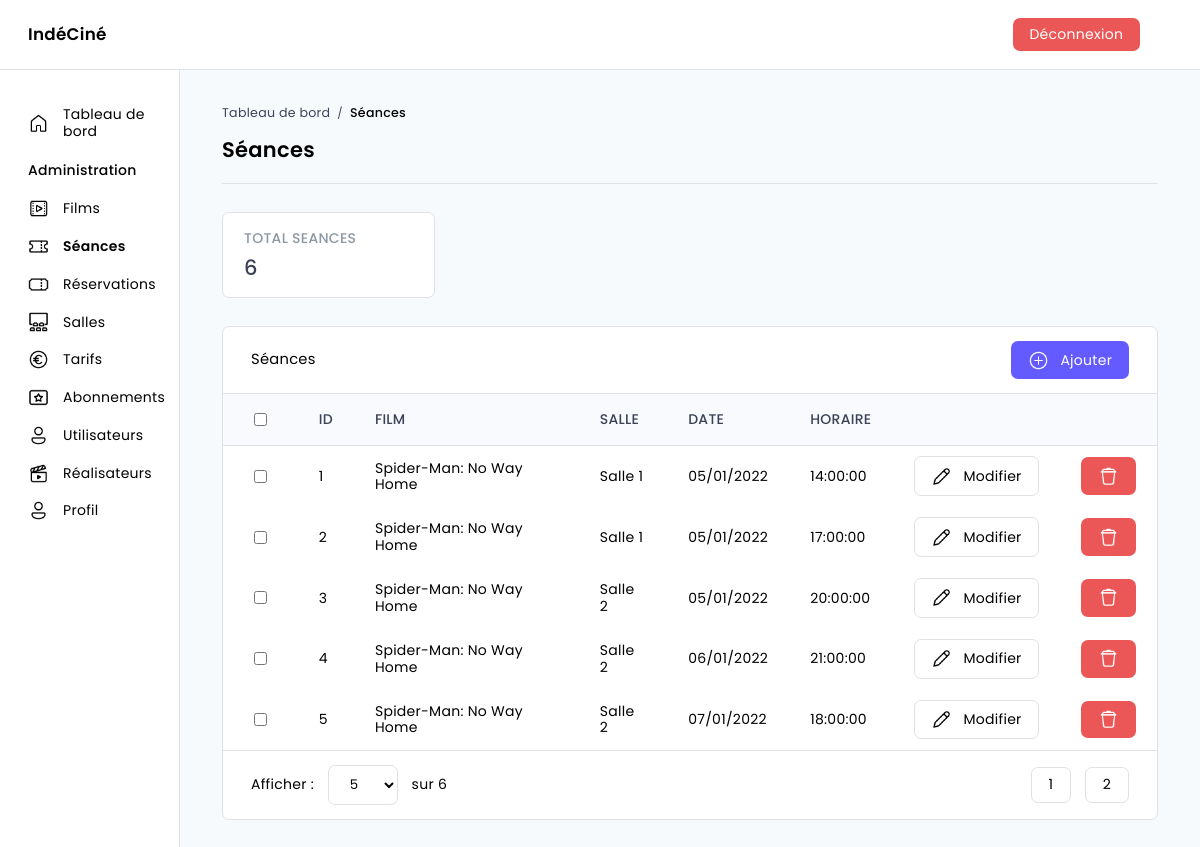
Screenshot of /dashboard/screenings (signed in) with the database file from the repository.
### tables this page shows
CREATE TABLE IF NOT EXISTS `screenings` (
  `screeningId` int(11) NOT NULL AUTO_INCREMENT,
  `movie_id` int(11) NOT NULL,
  `movieRoom_id` int(11) NOT NULL,
  `screeningDate` date NOT NULL,
  `screeningTime` time NOT NULL,
  PRIMARY KEY (`screeningId`),
  KEY `movie_id` (`movie_id`),
  KEY `movieRoom_id` (`movieRoom_id`)
);

CREATE TABLE IF NOT EXISTS `movies` (
  `movieId` int(11) NOT NULL AUTO_INCREMENT,
  `movieTitle` varchar(255) NOT NULL,
  `moviePoster` varchar(255) NOT NULL,
  `movieReleaseDate` date NOT NULL,
  `director_id` int(11) NOT NULL,
  `movieSynopsis` text NOT NULL,
  `movieDuration` smallint(6) NOT NULL,
  `movieFirstScreeningDate` date NOT NULL,
  `movieLastScreeningDate` date NOT NULL,
  `movieClassification` enum('non-classe','tous-publics','moins-12','moins-16','moins-18','moins-18-x') NOT NULL DEFAULT 'non-classe',
  PRIMARY KEY (`movieId`),
  KEY `director_id` (`director_id`)
);

CREATE TABLE IF NOT EXISTS `moviesRooms` (
  `movieRoomId` int(11) NOT NULL AUTO_INCREMENT,
  `movieRoomName` varchar(255) NOT NULL,
  `movieRoomDescription` text,
  PRIMARY KEY (`movieRoomId`)
);

### src/Controllers/Controller.php (called while the page is built, shortened)
<?php
abstract class Controller {
    public function render (string $file, array $data = [], string $template = 'default') {
        extract($data);
        require_once ROOT . '/Views/pages/' . $file . '.php';
    }
}

### index.php (called while the page is built, shortened)
<?php
$app = new Router;
$app -> start();

### src/Models/Model.php (called while the page is built, shortened)
<?php
class Model extends Database {
    public function read (array $columns = null, array $criteria = null, array $join = null, int $limit = null, int $offset = null, string $count = null, string $fetch = null) {
        $params = array(
            'columns' => $columns,
            'criteria' => $criteria,
            'join' => $join,
            'limit' => $limit,
            'offset' => $offset,
            'count' => $count,
            'fetch' => $fetch
        );
        $criteriaString = "";
        $columnsString = "*";
        $joinString = "";
        $limitString = "";
        $offsetString = "";
        $criterionValues = null;
        foreach ($params as $key => $value) {
            if ($value) switch ($key) {
                case 'join':
                    foreach ($value['tables'] as $val) {
                        $joinString .= " JOIN " . $val['table2'][0] . " " . $val['table2'][1] . " ON " . $val['table1'][1] . "." . $val['table1'][2] . " = " . $val['table2'][1] . "." . $val['table2'][2];
                    }
                    break;
                case 'limit':
                    $limitString = " LIMIT $limit";
                    break;
                case 'count':
                    $columnsString = "COUNT($columnsString) AS $value";
                    break;
            }
        }
        $sqlQuery = "SELECT " . $columnsString . " FROM {$this -> table} " . ((isset($join)) ? $join['table'] : null) . $joinString . $criteriaString . $limitString . $offsetString;
        $query = $this -> runQuery($sqlQuery, $criterionValues);
        if ($fetch == 'fetch') return $query -> fetch();
        else if ($fetch === 'fetchAll') return $query -> fetchAll();
        else return null;
    }
    public function runQuery (string $req, array $attrs = null) {
        $this -> database = Database::getInstance();
        if ($attrs !== null) {
            $query = $this -> database -> prepare($req);
            $query -> execute($attrs);
            return $query;
        } else return $this -> database -> query($req);
    }
}

### src/Models/ScreeningsModel.php (called while the page is built, shortened)
<?php
class ScreeningsModel extends Model {
    public function __construct () {
        $this -> table = 'screenings';
    }
}

### src/Core/Database.php (called while the page is built, shortened)
<?php
class Database extends PDO {
    private static $instance;
    private function __construct () {
        $_dsn = 'mysql:dbname=' . self::DATABASE . ';host=' . self::SERVER;
    }
    public static function getInstance () : self {
        if (self::$instance === null) self::$instance = new self();
        return self::$instance;
    }
}

### src/Entities/functions.php (called while the page is built, shortened)
<?php
function format_date($date, $format) {
    if ($format === 'display-slash') return date_format(date_create($date), 'd/m/Y');
    else if ($format === 'display-dash') return date_format(date_create($date), 'd-m-Y');
    else if ($format === 'sql') return date_format(date_create($date), 'Y-m-d');
    else return null;
}

### src/Views/pages/dashboard/screenings/index.php (the view, shortened to what this page needs)
<div class="cards-container">
    <div class="card">
        <p class="title">TOTAL SEANCES</p>
        <p class="value"><?= $totalScreenings ?></p>
    </div>
</div>
<div class="table-container">
    <div class="table-header">
        <p>Séances</p>
        <form method="post">
            <button class="bg bg-blue" name="add">
                <img src="/public/images/icons/regular_add--v1.png">
                Ajouter
            </button>
        </form>
    </div>
    <form method="post">
        <table>
            <thead>
                <tr>
                    <th><input type="checkbox"></th>
                    <th>ID</th>
                    <th>Film</th>
                    <th>Salle</th>
                    <th>Date</th>
                    <th>Horaire</th>
                    <th></th>
                    <th></th>
                </tr>
            </thead>
            <tbody>
                <?php foreach($screenings as $screening): ?>
                <tr onclick="window.location.href = '/dashboard/screenings/<?= $screening -> screeningId ?>'">
                    <th><input type="checkbox"></th>
                    <td><?= $screening -> screeningId ?></td>
                    <td><?= $screening -> movieTitle ?></td>
                    <td><?= $screening -> movieRoomName ?></td>
                    <td><?= format_date($screening -> screeningDate, 'display-slash') ?></td>
                    <td><?= $screening -> screeningTime ?></td>
                    <td>
                        <button class="border" name="modify" value="<?= $screening -> screeningId ?>">
                            <img src="/public/images/icons/regular_edit--v1.png">
                            Modifier
                        </button>
                    </td>
                    <td>
                        <button class="bg bg-red" name="delete" value="<?= $screening -> screeningId ?>">
                            <img class="img-only" src="/public/images/icons/regular_filled-trash.png">
                        </button>
                    </td>
                </tr>
                <?php endforeach; ?>
            </tbody>
        </table>
    </form>
    <div class="table-footer">
        <div class="lines-number">
            <p>Afficher :</p>
            <form method="post">
                <select name="show" onchange="onSelectSubmit()">
                    <option value="5">5</option>
                </select>
            </form>
            <p>sur <?= $totalScreenings ?></p>
        </div>
        <form class="change-page" method="post">
            <?php for ($i = 1; $i < $nbPages + 1; $i++): ?>
            <button class="border" name="page" value="<?= $i ?>"><?= $i ?></button>
            <?php endfor; ?>
        </form>
    </div>
</div>

### rows the page displays
screenings: screeningId "1", movie.movieTitle "Spider-Man: No Way Home", movieRoom.movieRoomName "Salle 1", screeningDate "05/01/2022", screeningTime "14:00:00"
screenings: screeningId "2", movie.movieTitle "Spider-Man: No Way Home", movieRoom.movieRoomName "Salle 1", screeningDate "05/01/2022", screeningTime "17:00:00"
screenings: screeningId "3", movie.movieTitle "Spider-Man: No Way Home", movieRoom.movieRoomName "Salle 2", screeningDate "05/01/2022", screeningTime "20:00:00"
screenings: screeningId "4", movie.movieTitle "Spider-Man: No Way Home", movieRoom.movieRoomName "Salle 2", screeningDate "06/01/2022", screeningTime "21:00:00"
screenings: screeningId "5", movie.movieTitle "Spider-Man: No Way Home", movieRoom.movieRoomName "Salle 2", screeningDate "07/01/2022", screeningTime "18:00:00"

### other values shown
end($pageData['breadcrumb']) "Séances"
$pageData['title'] "Séances"
$totalScreenings "6"
